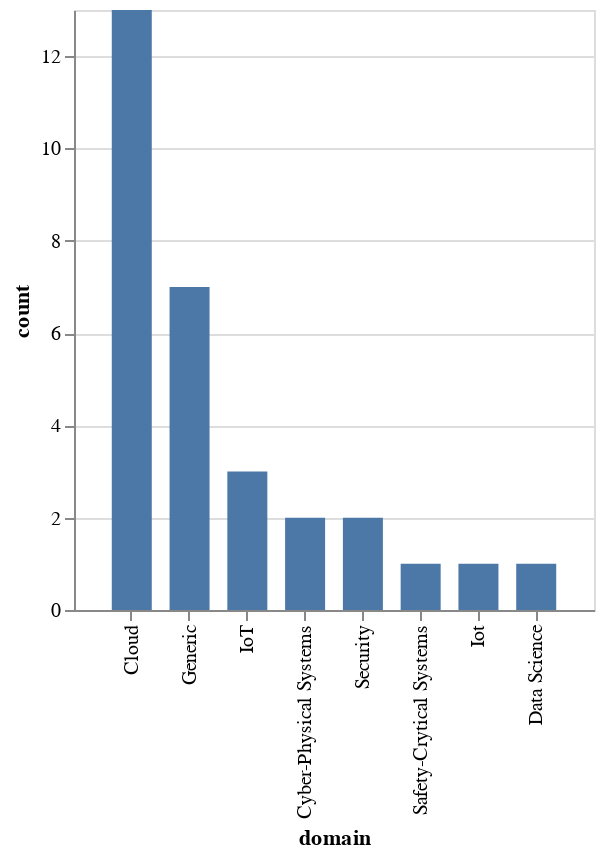

The specification (Vega-Lite) saved for this image:
### Vega-Lite specification from a JSON file in a GitHub repository (floating-point values rounded to 4 significant figures)
{"$schema": "https://vega.github.io/schema/vega-lite/v5.json", "description": "A bar chart with highlighting on hover and selecting on click. (Inspired by Tableau's interaction style.)", "data": {"values": [{"domain": "Cloud", "count": 13}, {"domain": "Generic", "count": 7}, {"domain": "Safety-Crytical Systems", "count": 1}, {"domain": "Iot", "count": 1}, {"domain": "IoT", "count": 3}, {"domain": "Data Science", "count": 1}, {"domain": "Cyber-Physical Systems", "count": 2}, {"domain": "Security", "count": 2}]}, "mark": {"type": "bar", "size": 20}, "encoding": {"x": {"field": "domain", "type": "ordinal", "scale": {"padding": 5}, "sort": "-y"}, "y": {"field": "count", "type": "quantitative", "stack": false}}}
